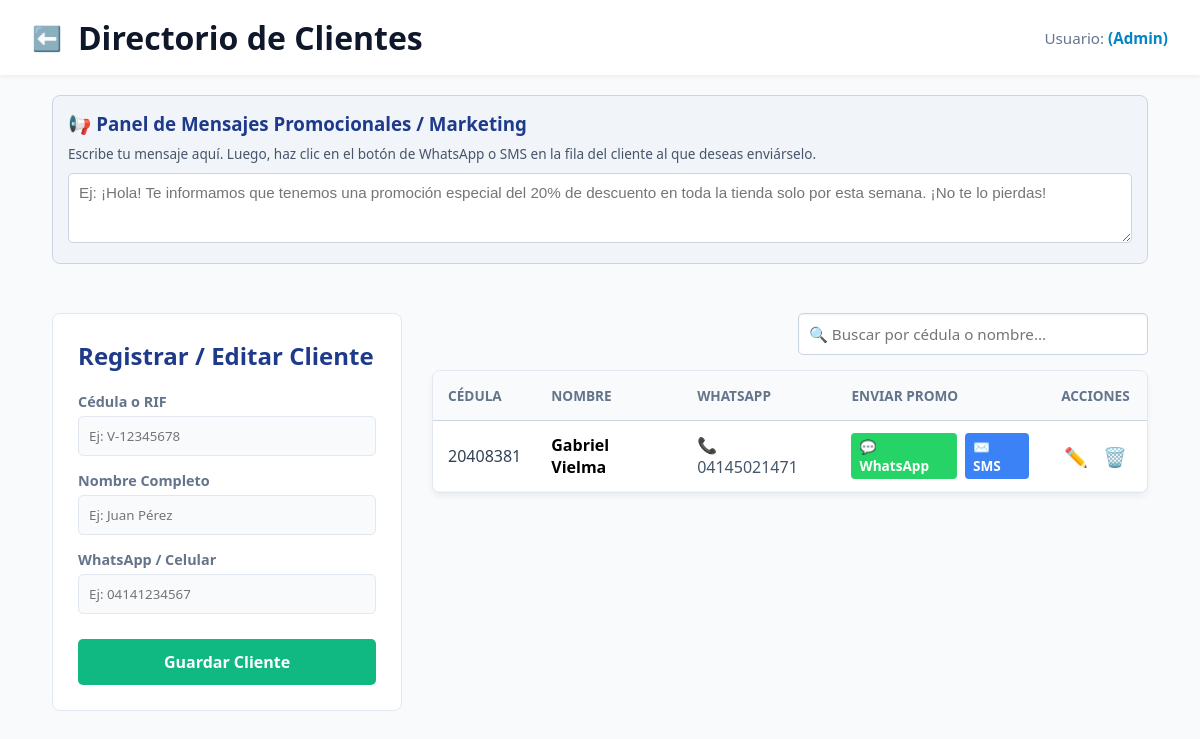
Page /clientes.php (signed in) on the earlier database version.
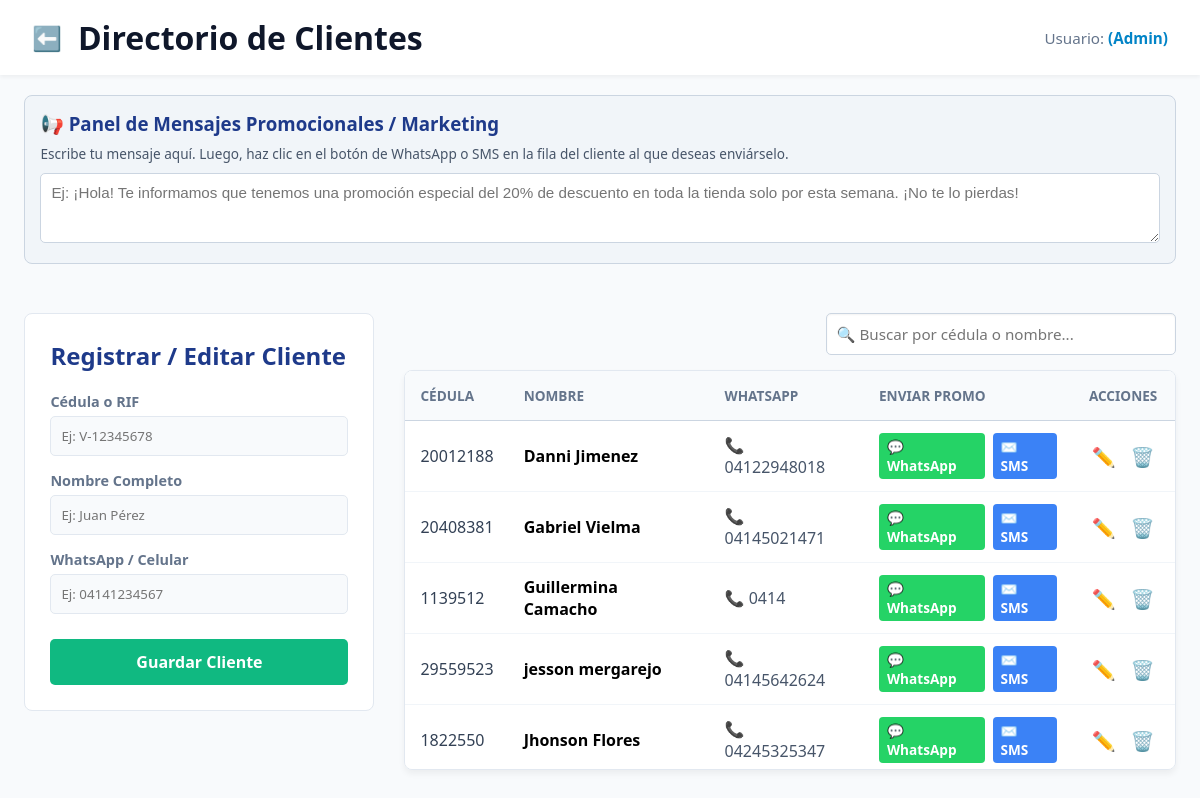
Same page on the later database version.
### tables this page shows
CREATE TABLE `clientes` (
  `id` int(11) NOT NULL,
  `cedula` varchar(20) NOT NULL,
  `nombre` varchar(100) NOT NULL,
  `telefono` varchar(20) DEFAULT NULL
);

### clientes.php (the view, shortened to what this page needs)
<?php
require_once 'conexion.php';
$query_clientes = "SELECT * FROM clientes ORDER BY nombre ASC";
$resultado_clientes = $conexion->query($query_clientes);
?>
<!DOCTYPE html>
<html lang="es">
<head>
    <link rel="stylesheet" href="css/style.css?v=<?php echo time(); ?>">
</head>
<body style="background-color: #f8fafc; font-family: sans-serif;">
    <header class="top-bar" style="display: flex; justify-content: space-between; align-items: center; width: 100%; box-sizing: border-box;">
        <div style="display: flex; align-items: center; gap: 1rem;">
            <a href="menu.php" style="text-decoration: none; font-size: 1.5rem; color: var(--texto-principal);" title="Volver al Menú Principal">⬅️</a>
            <h1>Directorio de Clientes</h1>
        </div>
        <div style="font-size: 0.95rem; color: var(--texto-secundario);">
            Usuario: <strong style="color: var(--primario);"><?php echo $_SESSION['usuario_nombre']; ?></strong>
        </div>
    </header>
    <main class="contenedor-principal" style="padding: 20px; max-width: 1200px; margin: 0 auto; display: flex; flex-direction: column; align-items: center;">
        <section class="seccion-promocion">
            <h3 style="margin-top: 0; margin-bottom: 8px; color: #1e3a8a;">📢 Panel de Mensajes Promocionales / Marketing</h3>
            <p style="margin: 0 0 10px 0; font-size: 0.85rem; color: #475569;">Escribe tu mensaje aquí. Luego, haz clic en el botón de WhatsApp o SMS en la fila del cliente al que deseas enviárselo.</p>
            <textarea id="texto_promocional" class="textarea-promo" placeholder="Ej: ¡Hola! Te informamos que tenemos una promoción especial del 20% de descuento en toda la tienda solo por esta semana. ¡No te lo pierdas!"></textarea>
        </section>
        <div style="display: flex; gap: 30px; width: 100%; align-items: flex-start; flex-wrap: wrap;">
            <section style="background: white; padding: 25px; border-radius: 8px; border: 1px solid #e2e8f0; flex: 1; min-width: 300px; max-width: 350px;">
                <h2 style="color: #1e3a8a; margin-top: 0; margin-bottom: 20px;" id="titulo-formulario">Registrar / Editar Cliente</h2>
                <form action="clientes.php" method="POST" id="form-cliente">
                    <div style="margin-bottom: 15px;">
                        <label style="display: block; color: #64748b; font-size: 0.9rem; margin-bottom: 5px; font-weight: bold;">Cédula o RIF</label>
                        <input type="text" name="cedula" id="cedula_input" placeholder="Ej: V-12345678" style="width: 100%; padding: 10px; border-radius: 5px; border: 1px solid #e2e8f0; background: #f8fafc;" required>
                    </div>
                    <div style="margin-bottom: 15px;">
                        <label style="display: block; color: #64748b; font-size: 0.9rem; margin-bottom: 5px; font-weight: bold;">Nombre Completo</label>
                        <input type="text" name="nombre" id="nombre_input" placeholder="Ej: Juan Pérez" style="width: 100%; padding: 10px; border-radius: 5px; border: 1px solid #e2e8f0; background: #f8fafc;" required>
                    </div>
                    <div style="margin-bottom: 25px;">
                        <label style="display: block; color: #64748b; font-size: 0.9rem; margin-bottom: 5px; font-weight: bold;">WhatsApp / Celular</label>
                        <input type="text" name="telefono" id="telefono_input" placeholder="Ej: 04141234567" style="width: 100%; padding: 10px; border-radius: 5px; border: 1px solid #e2e8f0; background: #f8fafc;">
                    </div>
                    <div style="display: flex; gap: 10px; flex-direction: column;">
                        <button type="submit" name="guardar_cliente" style="background-color: #10b981; color: white; border: none; padding: 12px; border-radius: 5px; font-weight: bold; cursor: pointer; font-size: 1rem; width: 100%;">
                            Guardar Cliente
                        </button>
                    </div>
                </form>
            </section>
            <section style="flex: 2; min-width: 400px;">
                <div style="margin-bottom: 15px; display: flex; justify-content: flex-end;">
                    <input type="text" id="buscador_clientes" onkeyup="filtrarClientes()" placeholder="🔍 Buscar por cédula o nombre..." style="padding: 10px; width: 100%; max-width: 350px; border-radius: 5px; border: 1px solid #cbd5e1; font-size: 0.95rem; outline: none; box-shadow: inset 0 1px 2px rgba(0,0,0,0.05);">
                </div>
                <div class="caja-scroll">
                    <table class="tabla-clientes">
                        <thead>
                            <tr>
                                <th>CÉDULA</th>
                                <th>NOMBRE</th>
                                <th>WHATSAPP</th>
                                <th>ENVIAR PROMO</th>
                                <th style="text-align: center;">ACCIONES</th>
                            </tr>
                        </thead>
                        <tbody>
                            <?php
                            if ($resultado_clientes && $resultado_clientes->num_rows > 0):
                                while ($cliente = $resultado_clientes->fetch_assoc()):
                                    $num_limpio = preg_replace('/[^0-9]/', '', $cliente['telefono']);
                            ?>
                                    <tr style="border-bottom: 1px solid #f1f5f9;">
                                        <td style="padding: 12px 15px; color: #334155;"><?php echo htmlspecialchars($cliente['cedula']); ?></td>
                                        <td style="padding: 12px 15px; font-weight: bold; color: black;"><?php echo htmlspecialchars($cliente['nombre']); ?></td>
                                        <td style="padding: 12px 15px;">
                                            <?php if(!empty($cliente['telefono'])): ?>
                                                <span style="color: #475569;">📞 <?php echo htmlspecialchars($cliente['telefono']); ?></span>
                                            <?php else: ?>
                                                <span style="color: #cbd5e1; font-style: italic;">Sin número</span>
                                            <?php endif; ?>
                                        </td>
                                        <td style="padding: 12px 15px;">
                                            <?php if(!empty($num_limpio)): ?>
                                                <div style="display: flex; gap: 8px;">
                                                    <a href="#" class="btn-marketing btn-wa" onclick="enviarPorWhatsApp(event, '<?php echo $num_limpio; ?>')">💬 WhatsApp</a>
                                                    <a href="#" class="btn-marketing btn-sms" onclick="enviarPorSMS(event, '<?php echo $num_limpio; ?>')">✉️ SMS</a>
                                                </div>
                                            <?php else: ?>
                                                <span style="color: #cbd5e1; font-size: 0.85rem;">No disponible</span>
                                            <?php endif; ?>
                                        </td>
                                        <td style="padding: 12px 15px; text-align: center;">
                                            <div style="display: flex; gap: 5px; justify-content: center;">
                                                <button type="button" class="btn-editar" title="Editar contacto" onclick="cargarParaEditar('<?php echo $cliente['id']; ?>', '<?php echo htmlspecialchars($cliente['cedula'], ENT_QUOTES); ?>', '<?php echo htmlspecialchars($cliente['nombre'], ENT_QUOTES); ?>', '<?php echo htmlspecialchars($cliente['telefono'], ENT_QUOTES); ?>')">✏️</button>
                                                <a href="clientes.php?eliminar_id=<?php echo $cliente['id']; ?>" class="btn-accion btn-eliminar" title="Eliminar contacto" onclick="return confirm('¿Seguro que deseas eliminar al cliente <?php echo htmlspecialchars($cliente['nombre'], ENT_QUOTES); ?>?')">🗑️</a>
                                            </div>
                                        </td>
                                    </tr>
                            <?php
                                endwhile;
                            endif; ?>
                        </tbody>
                    </table>
                </div>
            </section>
        </div>
    </main>
</body>
</html>

### css/style.css (style rules this page uses)
:root { --primario: #0284c7; --primario-hover: #0369a1; --fondo: #f1f5f9; --tarjeta: #ffffff; --texto-principal: #0f172a; --texto-secundario: #64748b; --borde: #e2e8f0; --acento-bs: #10b981; }
* { margin: 0; padding: 0; box-sizing: border-box; font-family: 'Segoe UI', system-ui, sans-serif; }
body { background-color: var(--fondo); color: var(--texto-principal); height: 100vh; display: flex; flex-direction: column; }
.top-bar { background-color: var(--tarjeta); padding: 1rem 2rem; display: flex; justify-content: space-between; align-items: center; box-shadow: 0 2px 4px rgba(0,0,0,0.05); z-index: 10; }
.contenedor-principal { display: flex; flex: 1; overflow: hidden; padding: 1.5rem; gap: 1.5rem; }
.btn-eliminar { background-color: #ef4444; color: white; border: none; border-radius: 4px; padding: 0.2rem 0.5rem; cursor: pointer; font-weight: bold; }

### clientes.php (style rules this page uses)
html, body { overflow-y: auto !important; height: auto !important; }
.tabla-clientes button, .tabla-clientes a.btn-accion { background: none; border: none; cursor: pointer; font-size: 1.2rem; padding: 5px; text-decoration: none; display: inline-block; }
.tabla-clientes a.btn-eliminar { color: #ef4444; }
.tabla-clientes button.btn-editar { color: #3b82f6; }
.seccion-promocion { background: #f1f5f9; border: 1px solid #cbd5e1; border-radius: 8px; padding: 15px; margin-bottom: 25px; width: 100%; box-sizing: border-box; }
.textarea-promo { width: 100%; min-height: 70px; padding: 10px; border-radius: 5px; border: 1px solid #cbd5e1; box-sizing: border-box; resize: vertical; font-family: sans-serif; font-size: 0.95rem; }
.btn-marketing { padding: 4px 8px; border-radius: 4px; font-size: 0.85rem; font-weight: bold; text-decoration: none; display: inline-flex; align-items: center; gap: 4px; transition: background 0.2s; }
.btn-wa { background-color: #25d366; color: white; }
.btn-sms { background-color: #3b82f6; color: white; }
.caja-scroll { display: block !important; max-height: 400px !important; overflow-y: scroll !important; width: 100%; background: white; border-radius: 8px; border: 1px solid #e2e8f0; box-shadow: 0 4px 6px rgba(0,0,0,0.05); }
.caja-scroll table { width: 100%; border-collapse: collapse; }
.caja-scroll thead th { position: sticky; top: 0; background-color: #f8fafc; z-index: 10; box-shadow: 0 2px 4px rgba(0,0,0,0.1); padding: 15px; color: #64748b; font-size: 0.85rem; text-transform: uppercase; text-align: left; border-bottom: 1px solid #cbd5e1; }

Differences in the rows shown:
added clientes: cedula "20012188", nombre "Danni Jimenez", telefono "04122948018"
added clientes: cedula "1139512", nombre "Guillermina Camacho", telefono "0414"
added clientes: cedula "29559523", nombre "jesson mergarejo", telefono "04145642624"
added clientes: cedula "1822550", nombre "Jhonson Flores", telefono "04245325347"
